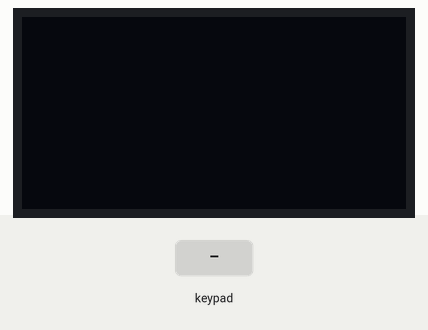
A sketch run on a simulated ESP32. On the bench: 128×64 one-colour display. Wiring (inferred from the names in the program): 4×4 keypad with keys 1 2 3 A 4 5 6 B 7 8 9 C * 0 # D (labels assumed): rows GPIO 32, GPIO 33, GPIO 25, GPIO 26; columns GPIO 13, GPIO 27, GPIO 14, GPIO 12. The test bench sets the inputs (shaded band).

Above: at 1.2 s.
1.3 s: keypad keys 3 2 3 3 2 5 2 6 D pressed 0.4 s apart
At 5.2 s:
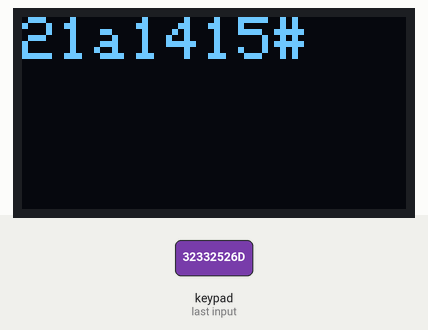
6.4 s: key '0' pressed
At 7.6 s:
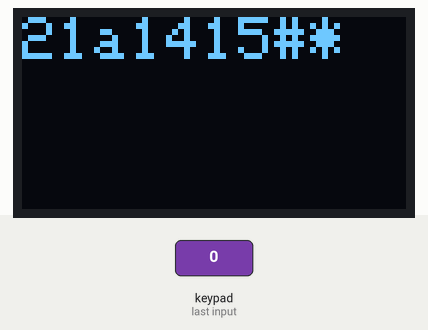
7.9 s: key 'D' pressed
At 9.0 s:
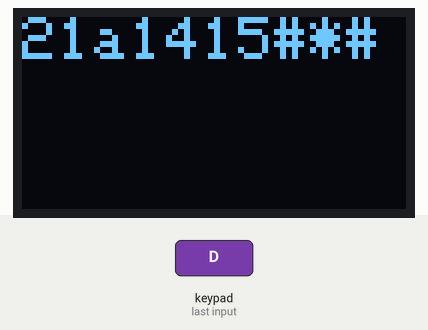
9.4 s: key 'D' pressed
At 10.2 s:
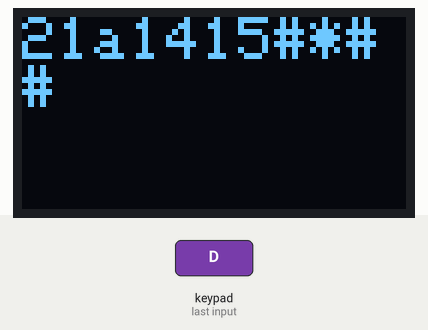
10.9 s: keypad keys 3 2 3 3 2 5 2 6 pressed 0.4 s apart
At 14.6 s:
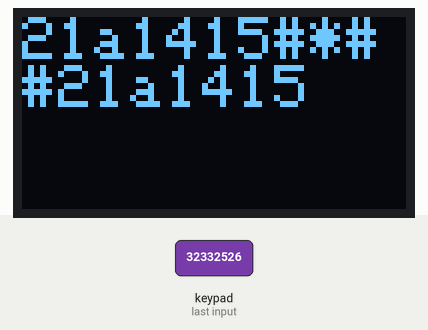
15.6 s: key '0' pressed
At 16.0 s:
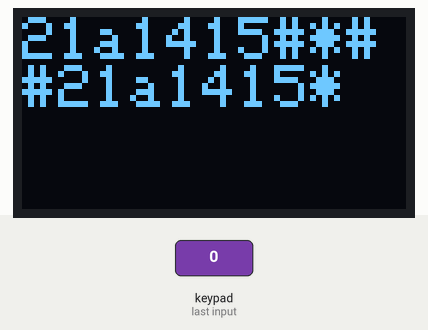
Timing chart, 0 to 18.1 s (numbered marks = the images above; inputs shaded):
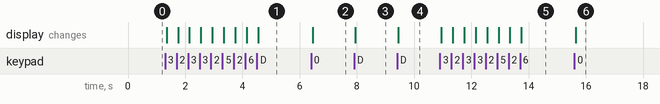

Measured:
- after the input at 1.3 s, the display: first changes after 0.05 s (image 1 shows a later state)
- after the input at 6.4 s, the display: changes after 0.05 s (image 2)
- after the input at 7.9 s, the display: changes after 0.05 s (image 3)
- after the input at 9.4 s, the display: changes after 0.05 s (image 4)
- after the input at 10.9 s, the display: first changes after 0.05 s (image 5 shows a later state)
- after the input at 15.6 s, the display: changes after 0.05 s (image 6)

The sketch:

keypadESP.ino
```cpp
#include <Wire.h>
#include <Adafruit_GFX.h>
#include <Adafruit_SSD1306.h>
#define SCREEN_WIDTH 128
#define SCREEN_HEIGHT 64

const long debounceDelay = 20;
const int rows = 4;
const int cols = 4;
const int rowPin[] = {32, 33, 25, 26};
const int colPin[] = {27, 14, 12, 13};
Adafruit_SSD1306 oled(SCREEN_WIDTH, SCREEN_HEIGHT, &Wire, -1);

class Key {
  public:
  bool State = HIGH;
  bool LastState = HIGH;
  long LastDebounceTime;
  String Value;
};

bool ReadKeyState(Key* key, int pin){
  int read = digitalRead(pin);
  if (read != key->LastState){
    key->LastDebounceTime = millis();
  }
  if((millis() - key->LastDebounceTime) > debounceDelay){
    if(key->State != (read == LOW)){
      key->State = (read == LOW);
      return true;
    }
  }
  key->LastState = read;
  return false;
}

void displayOled(String str){
  oled.clearDisplay();
  oled.setCursor(0, 0);
  oled.print(str);
  oled.display();
}

Key keys[4][4];
Key* backspace;
Key* capslock;
Key* lastKey = nullptr;
int pressedCount = 0;
long lastPressedTime = 0;
bool capslocked = false;
String str = "";

void OnKeyPress(Key* key){
  if(key == backspace)
  {
    if(str.length() > 0) str.remove(str.length()-1);
    return;
  }
  if(key == capslock)
  {
    capslocked = !capslocked;
    return;
  }
  if(key == lastKey && (millis()-lastPressedTime) < 1000)
  {
    int i = ++pressedCount % key->Value.length();
    char value = key->Value[i];
    if(capslocked) value = toupper(value);
    str.setCharAt(str.length()-1, value);
  }
  else {
    str += key->Value[0];
    lastKey = key;
    pressedCount = 0;
  }
  lastPressedTime = millis();
}

void setup() {
  for(int i = 0; i < 4; i++){
    pinMode(colPin[i], OUTPUT);
    pinMode(rowPin[i], INPUT_PULLUP);
  }

  oled.begin(SSD1306_SWITCHCAPVCC, 0x3C);
  oled.setTextColor(WHITE);
  oled.setTextSize(2);

  keys[0][0].Value = "1";
  keys[0][1].Value = "2abc";
  keys[0][2].Value = "3def";
  keys[0][3].Value = " ";

  keys[1][0].Value = "4ghi";
  keys[1][1].Value = "5jkl";
  keys[1][2].Value = "6mno";
  backspace = &keys[1][3];

  keys[2][0].Value = "7pqrs";
  keys[2][1].Value = "8tuv";
  keys[2][2].Value = "9wxyz";
  capslock = &keys[2][3];

  keys[3][0].Value = "*";
  keys[3][1].Value = "0";
  keys[3][2].Value = "#";
  keys[3][3].Value = "\n";
}

void loop() {
  for(int c = 0; c < cols; c++)
  {
    digitalWrite(colPin[c], LOW);
    for(int r = 0; r < rows; r++)
    {
      Key* key = &keys[r][c];
      bool changed = ReadKeyState(key, rowPin[r]);
      if(!changed) continue;
      if(!key->State) continue;

      OnKeyPress(key);

      displayOled(str);
    }
    digitalWrite(colPin[c], HIGH);
  }
}
```
